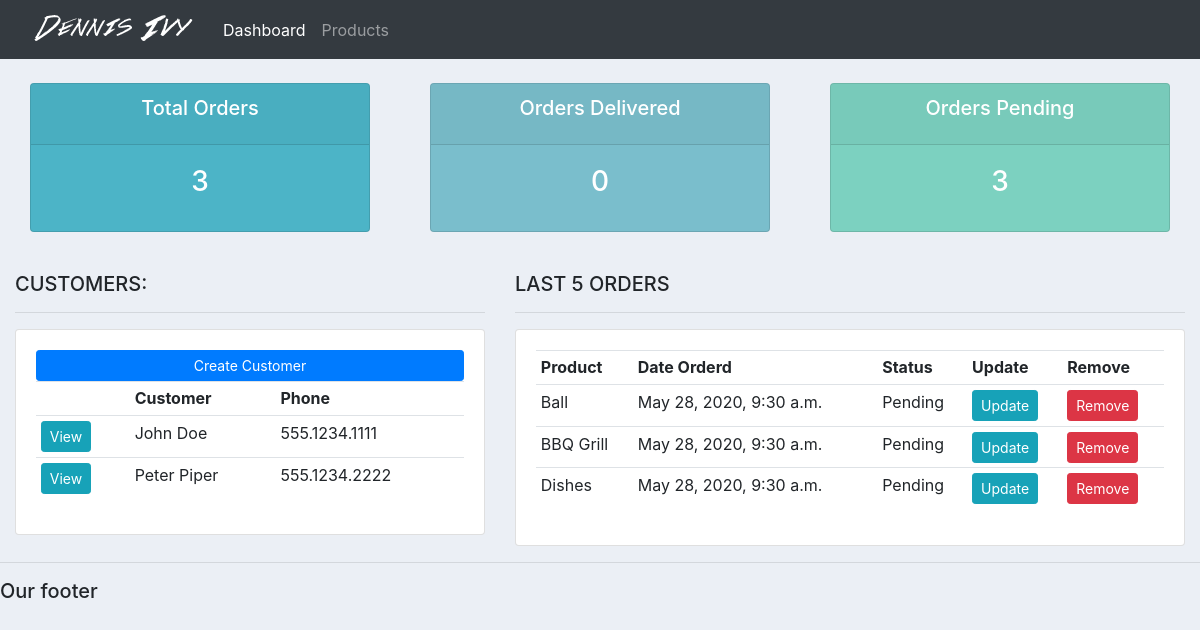
The app's page /, older data.
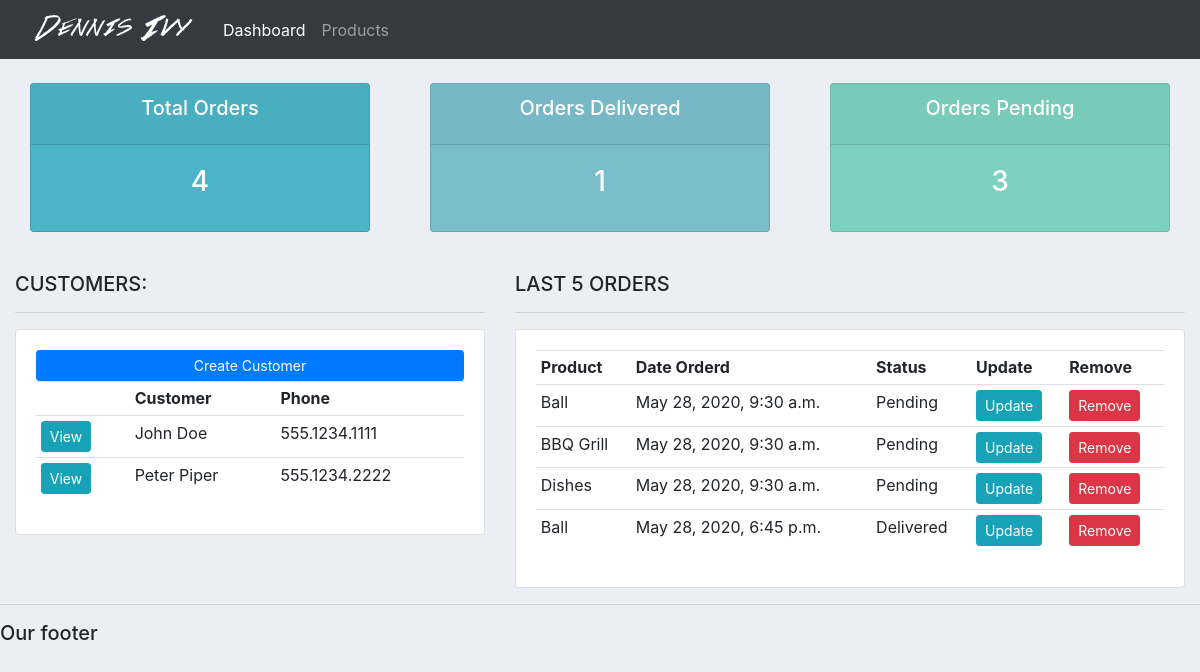
The same page, newer data.
### accounts/models.py (models this page shows, shortened)
class Customer(models.Model):
    name = models.CharField(max_length=200, null=True)
    phone = models.CharField(max_length=200, null=True)
    email = models.CharField(max_length=200, null=True)
    date_created = models.DateTimeField(auto_now_add=True, null=True)

class Order(models.Model):
    STATUS = (
        ('Pending', 'Pending'),
        ('Out for delivery', 'Out for delivery'),
        ('Delivered', 'Delivered'),
    )
    customer = models.ForeignKey(Customer, null=True, on_delete=models.SET_NULL)
    product = models.ForeignKey(Product, null=True, on_delete=models.SET_NULL)
    date_created = models.DateTimeField(auto_now_add=True, null=True)
    status = models.CharField(max_length=200, null=True, choices=STATUS)
    note = models.CharField(max_length=200, null=True)

class Product(models.Model):
    CATEGORY = (
        ('Indoor', 'Indoor'),
        ('Out Door', 'Out Door'),
    )
    name = models.CharField(max_length=200, null=True)
    price = models.FloatField()
    category = models.CharField(max_length=200, null=True, choices=CATEGORY)
    description = models.CharField(max_length=200, null=True, blank=True)
    date_created = models.DateTimeField(auto_now_add=True, null=True)
    tags = models.ManyToManyField(Tag)
    def __str__(self):
        return self.name

### accounts/views.py (the view)
# urls.py: path('', views.home, name="home"),
def home(request):
    customers = Customer.objects.all()
    orders = Order.objects.all()
    total_orders = orders.count()
    delivered = orders.filter(status='Delivered').count()
    pending = orders.filter(status='Pending').count()
    context = {'customers': customers, 'orders': orders,
               'total_orders': total_orders, 'delivered': delivered,
               'pending': pending}
    return render(request, 'accounts/dashboard.html', context)

### accounts/templates/accounts/dashboard.html
{% extends 'accounts/main.html' %}
{% block content %}
    {% include 'accounts/status.html' %}
    <br>
    <div class="row">
        <div class="col-md-5">
            <h5>CUSTOMERS:</h5>
            <hr>
            <div class="card card-body">
                <a class="btn btn-primary  btn-sm btn-block" href="">Create Customer</a>
                <table class="table table-sm">
                    <tr>
                        <th></th>
                        <th>Customer</th>
                        <th>Phone</th>
                    </tr>
                    {% for customer in customers %}
                        <tr>
                            <td><a class="btn btn-sm btn-info" href="{% url 'customer' customer.id %}">View</a></td>
                            <td>{{ customer.name }}</td>
                            <td>{{ customer.phone }}</td>
                        </tr>
                    {% endfor %}
                </table>
            </div>
        </div>
        <div class="col-md-7">
            <h5>LAST 5 ORDERS</h5>
            <hr>
            <div class="card card-body">
                <table class="table table-sm">
                    <tr>
                        <th>Product</th>
                        <th>Date Orderd</th>
                        <th>Status</th>
                        <th>Update</th>
                        <th>Remove</th>
                    </tr>
                    {% for order in orders %}
                        <tr>
                            <td>{{ order.product }}</td>
                            <td>{{ order.date_created }}</td>
                            <td>{{ order.status }}</td>
                            <td><a class="btn btn-sm btn-info" href="{% url 'update_order' order.id %}">Update</a></td>
                            <td><a class="btn btn-sm btn-danger" href="{% url 'delete_order' order.id %}">Remove</a>
                            </td>
                        </tr>
                    {% endfor %}
                </table>
            </div>
        </div>
    </div>
{% endblock %}

Row changes from the older to the newer data that the page shows:
added Order: product "Ball", date_created "May 28, 2020, 6:45 p.m.", status "Delivered"
Text that changed along with them:
{{ total_orders }}: "3" → "4"
{{ delivered }}: "0" → "1"
